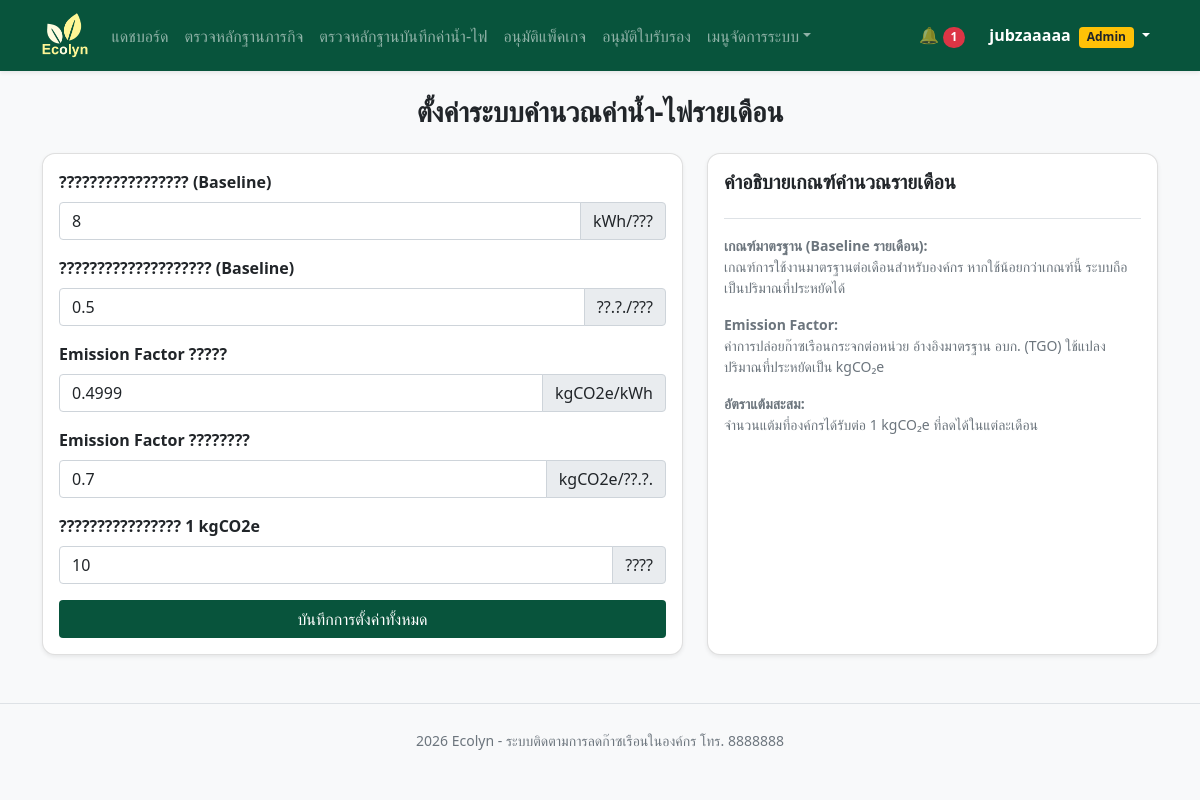
/admin/setting.php (signed in), run on the app's committed database.
### tables this page shows
CREATE TABLE `company` (
  `id` int(11) NOT NULL,
  `role_id` int(11) NOT NULL DEFAULT 2,
  `email` varchar(255) NOT NULL,
  `pass` varchar(255) NOT NULL,
  `name` varchar(255) NOT NULL,
  `tel` varchar(13) NOT NULL,
  `status` enum('Y','N') NOT NULL DEFAULT 'Y',
  `create_at` datetime NOT NULL DEFAULT current_timestamp()
);

CREATE TABLE `eco_setting` (
  `setting_key` varchar(255) NOT NULL,
  `setting_value` decimal(10,4) NOT NULL,
  `label` varchar(255) NOT NULL,
  `unit` varchar(255) NOT NULL
);

### admin/setting.php (the view, shortened to what this page needs)
<?php
include '../config.php';
$setting_result = mysqli_query($conn, "select * from eco_setting order by setting_key");
?>
<!DOCTYPE html>
<html lang="th">
<head>
</head>
<body class="bg-light">
    <?php include '../navbar.php'; ?>
    <div class="container">
        <h3 class="fw-bold mt-3 text-center">ตั้งค่าระบบคำนวณค่าน้ำ-ไฟรายเดือน</h3>
        <div class="row">
            <div class="col-lg-7 mt-3">
                <div class="card card-white shadow-sm p-3 h-100">
                    <form method="post">
                        <?php while($r = mysqli_fetch_assoc($setting_result)): ?>
                            <div class="mb-3">
                                <label class="form-label fw-bold"><?= $r['label'] ?></label>
                                <div class="input-group">
                                    <input type="number" step="0.0001" min="0.0001" class="form-control" required
                                           name="settings[<?= $r['setting_key'] ?>]" value="<?= (float)$r['setting_value'] ?>">
                                    <span class="input-group-text"><?= $r['unit'] ?></span>
                                </div>
                            </div>
                        <?php endwhile; ?>
                        <button class="btn btn-green w-100">บันทึกการตั้งค่าทั้งหมด</button>
                    </form>
                </div>
            </div>
            <div class="col-lg-5 mt-3">
                <div class="card card-white shadow-sm p-3 h-100">
                    <h5 class="fw-bold">คำอธิบายเกณฑ์คำนวณรายเดือน</h5>
                    <div class="mt-3 border-top text-muted small pt-3">
                        <p><b>เกณฑ์มาตรฐาน (Baseline รายเดือน):</b><br>เกณฑ์การใช้งานมาตรฐานต่อเดือนสำหรับองค์กร หากใช้น้อยกว่าเกณฑ์นี้ ระบบถือเป็นปริมาณที่ประหยัดได้</p>
                        <p><b>Emission Factor:</b><br>ค่าการปล่อยก๊าซเรือนกระจกต่อหน่วย อ้างอิงมาตรฐาน อบก. (TGO) ใช้แปลงปริมาณที่ประหยัดเป็น kgCO₂e</p>
                        <p class="mb-0"><b>อัตราแต้มสะสม:</b><br>จำนวนแต้มที่องค์กรได้รับต่อ 1 kgCO₂e ที่ลดได้ในแต่ละเดือน</p>
                    </div>
                </div>
            </div>
        </div>
    </div>
<?php include '../footer.php'; ?>
</body>
</html>

### navbar.php (shortened to what this page needs)
<?php
include 'config.php';
$in_admin = strpos($_SERVER['PHP_SELF'], '/admin/') !== false;
$base = $in_admin ? '../' : '';
$admin = $in_admin ? '' : 'admin/';
$page = basename($_SERVER['PHP_SELF']);
$cid = $_SESSION['company_id'] ?? 0;
$company = null;
$unread = 0;
if($cid){
    $company = mysqli_fetch_assoc(mysqli_query($conn, "select * from company where id=$cid"));
    $unread = mysqli_num_rows(mysqli_query($conn, "select * from noti where recip_id=$cid and is_read=0"));
}
$is_admin = ($company['role_id'] ?? 0) == 1;
$admin_menu = [
    'dashboard.php'=>'แดชบอร์ด',
    'mission_review.php'=>'ตรวจหลักฐานภารกิจ',
    'utility_review.php'=>'ตรวจหลักฐานบันทึกค่าน้ำ-ไฟ',
    'pack_review.php'=>'อนุมัติแพ็คเกจ',
    'certificate_review.php'=>'อนุมัติใบรับรอง'
    ];
?>
<link rel="stylesheet" href="<?= $base ?>css/bootstrap.min.css">
<nav class="navbar navbar-expand-lg navbar-dark mb-4 shadow-sm bg-green">
    <div class="container">
        <a href="<?= $base ?>index.php" class="navbar-brand">
            <img src="<?= $base ?>img/Logo.png" style="height:45px;">
        </a>
        <div class="collapse navbar-collapse bg" id="navMenu">
            <ul class="navbar-nav me-auto">
                <?php if($is_admin): ?>
                    <?php foreach($admin_menu as $file => $label): ?>
                        <li class="nav-item">
                            <a class="nav-link <?= $page == $file ? 'active fw-bold' : '' ?>" href="<?= $admin . $file ?>"><?= $label ?></a>
                        </li>
                    <?php endforeach; ?>
                    <li class="nav-item dropdown">
                        <a href="#" class="nav-link dropdown-toggle" data-bs-toggle="dropdown">เมนูจัดการระบบ</a>
                    </li>
                <?php endif; ?>
            </ul>
            <ul class="navbar-nav align-items-center">
                <?php if($company): ?>
                    <li class="nav-item me-2">
                        <a class="nav-link" href="<?= $base ?>noti.php">
                            🔔 <?php if($unread > 0): ?><span class="badge bg-danger rounded-pill"><?= $unread ?></span><?php endif; ?>
                        </a>
                    </li>
                    <li class="nav-item dropdown">
                        <a class="nav-link dropdown-toggle text-white fw-bold" href="#" data-bs-toggle="dropdown">
                            <?= $company['name'] ?>
                            <?php if($is_admin): ?><span class="badge bg-warning text-dark ms-1">Admin</span><?php endif; ?>
                        </a>
                    </li>
                <?php endif; ?>
            </ul>
        </div>
    </div>
</nav>

### footer.php
<footer class="text-center border-top p-4 text-muted mt-5">
    <small ><?= date('Y') ?> Ecolyn - ระบบติดตามการลดก๊าซเรือนในองค์กร โทร. 8888888</small>
</footer>

### navbar.php (style rules this page uses)
.bg-green { background-color: #08543c; }
.btn-green { background: #08543c; color:white; }
.card-white { border-radius: 13px; }

### data on the page
company: name "jubzaaaaa"
eco_setting: label "????????????????? (Baseline)", setting_value "8", unit "kWh/???"
eco_setting: label "???????????????????? (Baseline)", setting_value "0.5", unit "??.?./???"
eco_setting: label "Emission Factor ?????", setting_value "0.4999", unit "kgCO2e/kWh"
eco_setting: label "Emission Factor ????????", setting_value "0.7", unit "kgCO2e/??.?."
eco_setting: label "???????????????? 1 kgCO2e", setting_value "10", unit "????"

### other printed values
$label "แดชบอร์ด"
$label "ตรวจหลักฐานภารกิจ"
$label "ตรวจหลักฐานบันทึกค่าน้ำ-ไฟ"
$label "อนุมัติแพ็คเกจ"
$label "อนุมัติใบรับรอง"
$unread "1"
